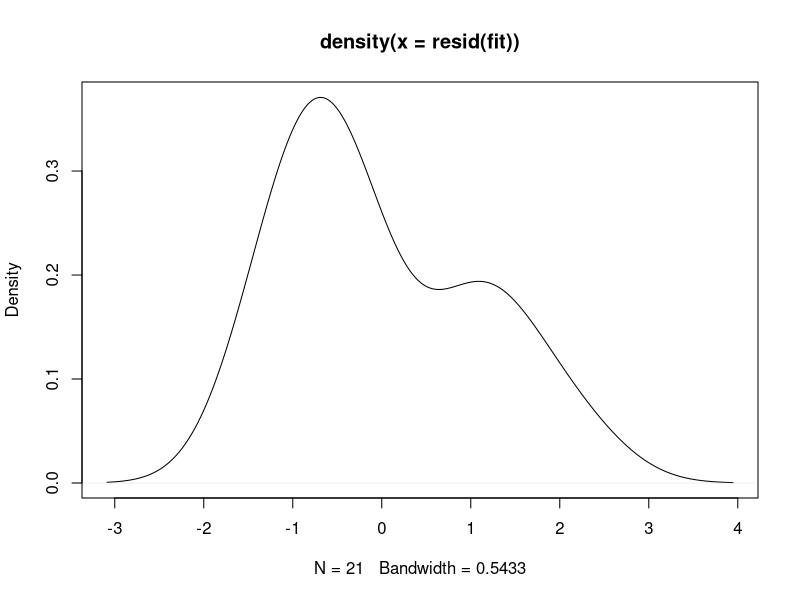
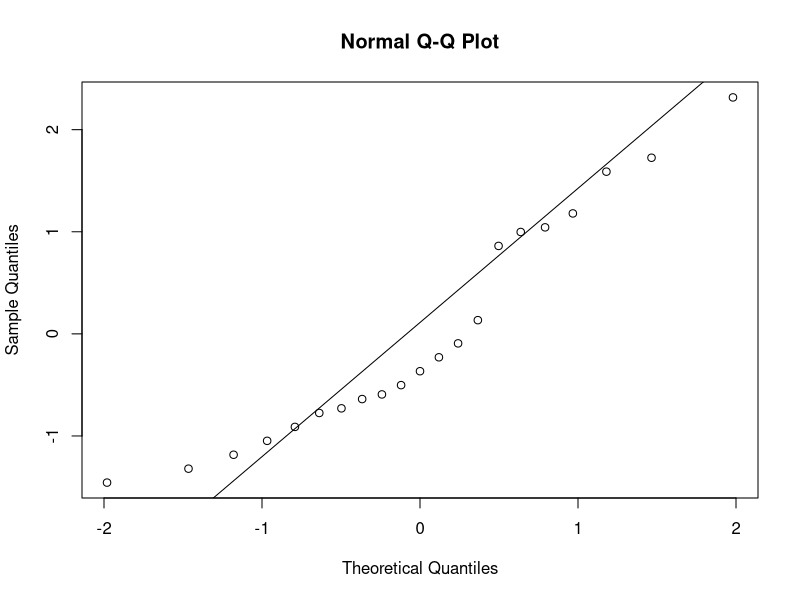
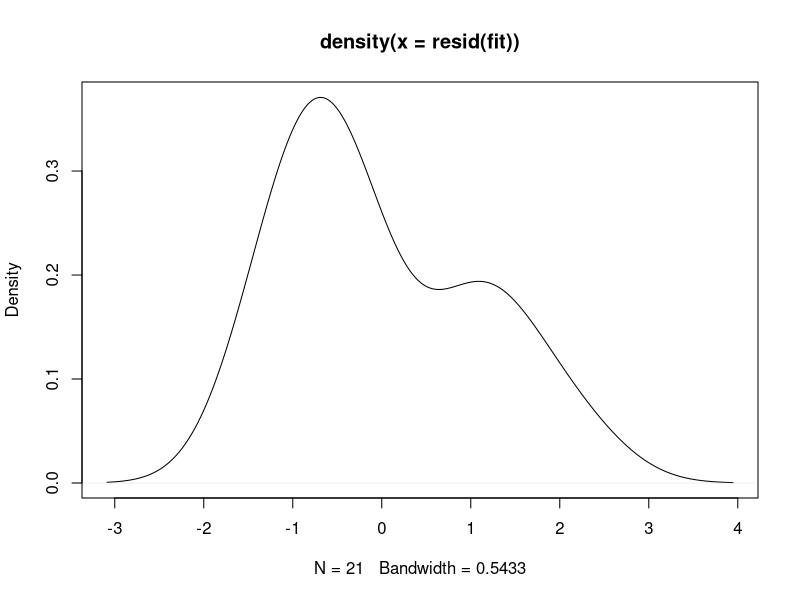
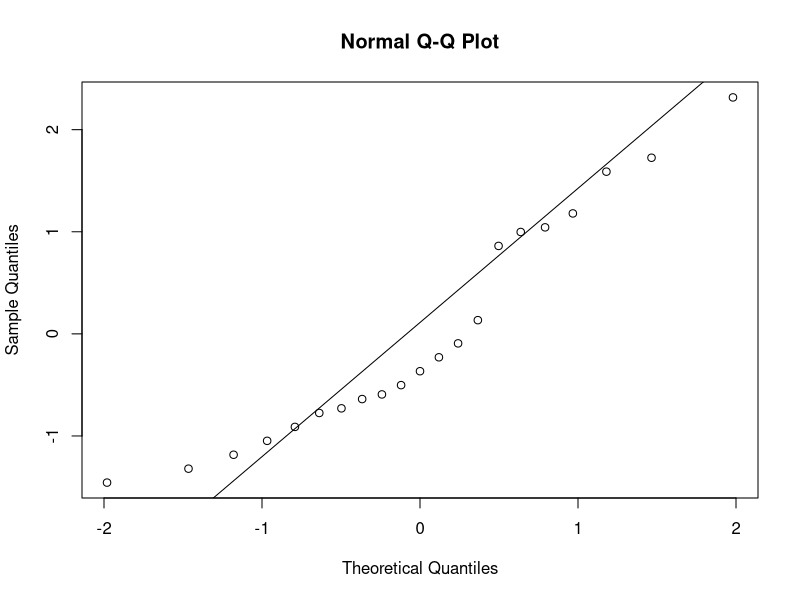

The R script that drew these images, in order:
## ---- chunk 1
heights <- c(60,61,62,63,64,65,66,67,68,69,70,71,72,73,74,75,76,77,78,79,80)
weights <- c(132,136,141,145,150,155,160,165,170,175,180,185,190,195,201,206,212,218,223,229,234)

df <- data.frame(heights = heights, weights = weights)
fit <- lm(weights ~ heights, data = df)

output.df <- data.frame(heights = df$heights)

SST <- sum((weights - mean(weights))^2)
SSR <- sum((predict(fit) - mean(weights))^2)
SSE <- SST - SSR # SSE <- sum(resid(softdrink.lm)^2)
R2 <- summary(fit)$r.squared

SSE
SSR
SST
R2

plot(density(resid(fit))) #A density plot
qqnorm(resid(fit)) # A quantile normal plot - good for checking normality
qqline(resid(fit))

## ---- chunk 2
heights <- c(60,61,62,63,64,65,66,67,68,69,70,71,72,73,74,75,76,77,78,79,80)
weights <- c(132,136,141,145,150,155,160,165,170,175,180,185,190,195,201,206,212,218,223,229,234)

df <- data.frame(heights = heights, weights = weights)
fit <- lm(weights ~ heights^3, data = df)

output.df <- data.frame(heights = df$heights)

SST <- sum((weights - mean(weights))^2)
SSR <- sum((predict(fit) - mean(weights))^2)
SSE <- SST - SSR # SSE <- sum(resid(softdrink.lm)^2)
R2 <- summary(fit)$r.squared

SSE
SSR
SST
R2

plot(density(resid(fit))) #A density plot
qqnorm(resid(fit)) # A quantile normal plot - good for checking normality
qqline(resid(fit))

